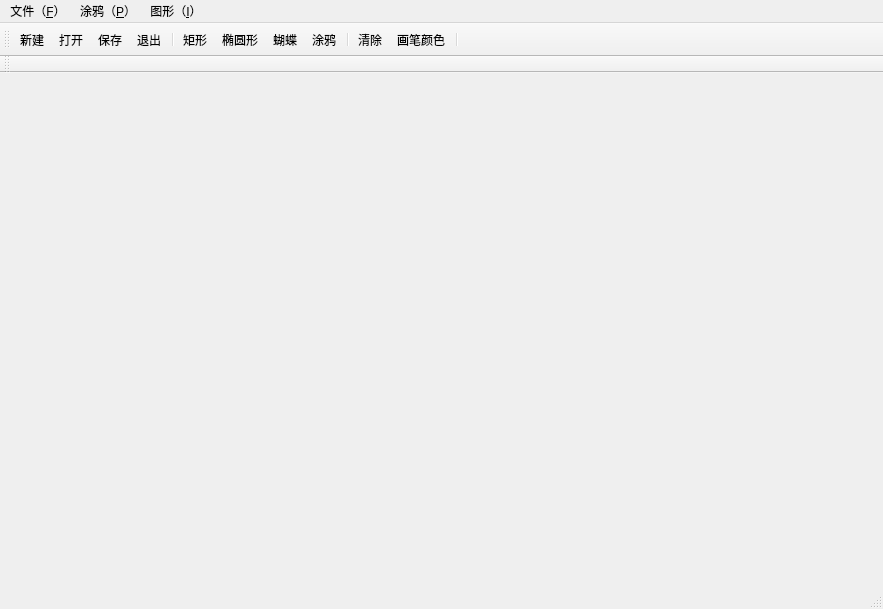
<?xml version="1.0" encoding="UTF-8"?>
<ui version="4.0">
 <class>MainWindow</class>
 <widget class="QMainWindow" name="MainWindow">
  <property name="geometry">
   <rect>
    <x>0</x>
    <y>0</y>
    <width>883</width>
    <height>609</height>
   </rect>
  </property>
  <property name="windowTitle">
   <string>MainWindow</string>
  </property>
  <property name="statusTip">
   <string>可以随便涂鸦画板=w=</string>
  </property>
  <widget class="QWidget" name="centralWidget">
   <layout class="QGridLayout" name="gridLayout"/>
  </widget>
  <widget class="QToolBar" name="mainToolBar">
   <property name="statusTip">
    <string/>
   </property>
   <attribute name="toolBarArea">
    <enum>TopToolBarArea</enum>
   </attribute>
   <attribute name="toolBarBreak">
    <bool>false</bool>
   </attribute>
   <addaction name="NewAction"/>
   <addaction name="OpenAction"/>
   <addaction name="SaveAction"/>
   <addaction name="ExitAction"/>
   <addaction name="separator"/>
   <addaction name="RectAction"/>
   <addaction name="EslAction"/>
   <addaction name="BufAction"/>
   <addaction name="DrawAction"/>
   <addaction name="separator"/>
   <addaction name="ClearAction"/>
   <addaction name="PenColorAction"/>
   <addaction name="separator"/>
  </widget>
  <widget class="QStatusBar" name="statusBar"/>
  <widget class="QMenuBar" name="menuBar">
   <property name="geometry">
    <rect>
     <x>0</x>
     <y>0</y>
     <width>883</width>
     <height>26</height>
    </rect>
   </property>
   <widget class="QMenu" name="menu_F">
    <property name="title">
     <string>文件（&amp;F）</string>
    </property>
    <addaction name="NewAction"/>
    <addaction name="OpenAction"/>
    <addaction name="SaveAction"/>
    <addaction name="separator"/>
    <addaction name="ExitAction"/>
    <addaction name="separator"/>
    <addaction name="ClearAction"/>
   </widget>
   <widget class="QMenu" name="menu_P">
    <property name="title">
     <string>涂鸦（&amp;P）</string>
    </property>
    <addaction name="DrawAction"/>
   </widget>
   <widget class="QMenu" name="menu_I">
    <property name="title">
     <string>图形（&amp;I）</string>
    </property>
    <addaction name="RectAction"/>
    <addaction name="EslAction"/>
    <addaction name="BufAction"/>
   </widget>
   <addaction name="menu_F"/>
   <addaction name="menu_P"/>
   <addaction name="menu_I"/>
  </widget>
  <widget class="QToolBar" name="toolBar">
   <property name="windowTitle">
    <string>toolBar</string>
   </property>
   <attribute name="toolBarArea">
    <enum>TopToolBarArea</enum>
   </attribute>
   <attribute name="toolBarBreak">
    <bool>true</bool>
   </attribute>
  </widget>
  <action name="NewAction">
   <property name="icon">
    <iconset resource="image.qrc">
     <normaloff>:/icon/new.png</normaloff>:/icon/new.png</iconset>
   </property>
   <property name="text">
    <string>新建</string>
   </property>
   <property name="statusTip">
    <string>新建画板</string>
   </property>
   <property name="shortcut">
    <string>Ctrl+N</string>
   </property>
  </action>
  <action name="OpenAction">
   <property name="icon">
    <iconset resource="image.qrc">
     <normaloff>:/icon/open.png</normaloff>:/icon/open.png</iconset>
   </property>
   <property name="text">
    <string>打开</string>
   </property>
   <property name="statusTip">
    <string>打开图片</string>
   </property>
   <property name="shortcut">
    <string>Ctrl+O</string>
   </property>
  </action>
  <action name="SaveAction">
   <property name="icon">
    <iconset resource="image.qrc">
     <normaloff>:/icon/save.png</normaloff>:/icon/save.png</iconset>
   </property>
   <property name="text">
    <string>保存</string>
   </property>
   <property name="statusTip">
    <string>保存图片</string>
   </property>
   <property name="shortcut">
    <string>Ctrl+S</string>
   </property>
  </action>
  <action name="ExitAction">
   <property name="icon">
    <iconset resource="image.qrc">
     <normaloff>:/icon/exit.png</normaloff>:/icon/exit.png</iconset>
   </property>
   <property name="text">
    <string>退出</string>
   </property>
   <property name="statusTip">
    <string>退出画板</string>
   </property>
   <property name="shortcut">
    <string>Ctrl+E</string>
   </property>
  </action>
  <action name="RectAction">
   <property name="text">
    <string>矩形</string>
   </property>
   <property name="statusTip">
    <string>画矩形</string>
   </property>
  </action>
  <action name="EslAction">
   <property name="text">
    <string>椭圆形</string>
   </property>
   <property name="statusTip">
    <string>画椭圆形</string>
   </property>
  </action>
  <action name="BufAction">
   <property name="text">
    <string>蝴蝶</string>
   </property>
   <property name="statusTip">
    <string>画蝴蝶</string>
   </property>
  </action>
  <action name="ClearAction">
   <property name="icon">
    <iconset resource="image.qrc">
     <normaloff>:/icon/clear.png</normaloff>:/icon/clear.png</iconset>
   </property>
   <property name="text">
    <string>清除</string>
   </property>
   <property name="statusTip">
    <string>清除画板</string>
   </property>
  </action>
  <action name="DrawAction">
   <property name="text">
    <string>涂鸦</string>
   </property>
   <property name="statusTip">
    <string>涂鸦画板</string>
   </property>
  </action>
  <action name="PenColorAction">
   <property name="icon">
    <iconset resource="image.qrc">
     <normaloff>:/icon/color.png</normaloff>:/icon/color.png</iconset>
   </property>
   <property name="text">
    <string>画笔颜色</string>
   </property>
   <property name="statusTip">
    <string>选择画笔颜色</string>
   </property>
  </action>
 </widget>
 <layoutdefault spacing="6" margin="11"/>
 <resources>
  <include location="image.qrc"/>
 </resources>
 <connections>
  <connection>
   <sender>ExitAction</sender>
   <signal>triggered()</signal>
   <receiver>MainWindow</receiver>
   <slot>close()</slot>
   <hints>
    <hint type="sourcelabel">
     <x>-1</x>
     <y>-1</y>
    </hint>
    <hint type="destinationlabel">
     <x>441</x>
     <y>304</y>
    </hint>
   </hints>
  </connection>
 </connections>
</ui>
